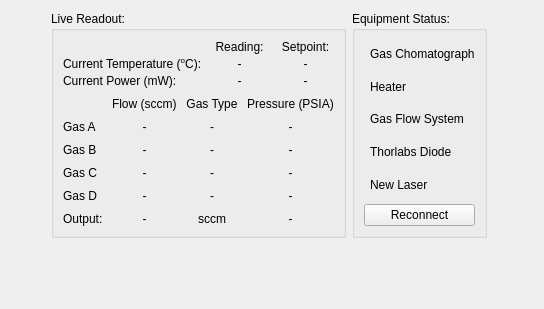
      <widget class="QWidget" name="tabLiveView">
       <attribute name="title">
        <string>Live View</string>
       </attribute>
       <layout class="QGridLayout" name="gridLayout_11" rowstretch="10,10,10">
        <item row="0" column="0">
         <spacer name="horizontalSpacer">
          <property name="orientation">
           <enum>Qt::Horizontal</enum>
          </property>
          <property name="sizeHint" stdset="0">
           <size>
            <width>40</width>
            <height>20</height>
           </size>
          </property>
         </spacer>
        </item>
        <item row="0" column="3">
         <spacer name="horizontalSpacer_2">
          <property name="orientation">
           <enum>Qt::Horizontal</enum>
          </property>
          <property name="sizeHint" stdset="0">
           <size>
            <width>40</width>
            <height>20</height>
           </size>
          </property>
         </spacer>
        </item>
        <item row="0" column="1">
         <widget class="QGroupBox" name="groupBox_3">
          <property name="sizePolicy">
           <sizepolicy hsizetype="Expanding" vsizetype="Expanding">
            <horstretch>0</horstretch>
            <verstretch>0</verstretch>
           </sizepolicy>
          </property>
          <property name="title">
           <string>Live Readout:</string>
          </property>
          <layout class="QVBoxLayout" name="verticalLayout_5">
           <item>
            <layout class="QVBoxLayout" name="verticalLiveReadout1_2" stretch="1,3">
             <property name="spacing">
              <number>9</number>
             </property>
             <item>
              <layout class="QGridLayout" name="gridLayout_6">
               <property name="verticalSpacing">
                <number>3</number>
               </property>
               <item row="0" column="1">
                <widget class="QLabel" name="label_31">
                 <property name="sizePolicy">
                  <sizepolicy hsizetype="Preferred" vsizetype="MinimumExpanding">
                   <horstretch>0</horstretch>
                   <verstretch>0</verstretch>
                  </sizepolicy>
                 </property>
                 <property name="layoutDirection">
                  <enum>Qt::LeftToRight</enum>
                 </property>
                 <property name="text">
                  <string>Reading:</string>
                 </property>
                 <property name="alignment">
                  <set>Qt::AlignCenter</set>
                 </property>
                </widget>
               </item>
               <item row="1" column="0">
                <widget class="QLabel" name="label_91">
                 <property name="sizePolicy">
                  <sizepolicy hsizetype="Preferred" vsizetype="MinimumExpanding">
                   <horstretch>0</horstretch>
                   <verstretch>0</verstretch>
                  </sizepolicy>
                 </property>
                 <property name="text">
                  <string>&lt;html&gt;&lt;head/&gt;&lt;body&gt;&lt;p&gt;Current Temperature (&lt;span style=&quot; vertical-align:super;&quot;&gt;o&lt;/span&gt;C):&lt;/p&gt;&lt;/body&gt;&lt;/html&gt;</string>
                 </property>
                </widget>
               </item>
               <item row="2" column="0">
                <widget class="QLabel" name="label_92">
                 <property name="sizePolicy">
                  <sizepolicy hsizetype="Preferred" vsizetype="MinimumExpanding">
                   <horstretch>0</horstretch>
                   <verstretch>0</verstretch>
                  </sizepolicy>
                 </property>
                 <property name="text">
                  <string>Current Power (mW):</string>
                 </property>
                </widget>
               </item>
               <item row="2" column="1">
                <widget class="QLabel" name="current_power_2">
                 <property name="sizePolicy">
                  <sizepolicy hsizetype="Preferred" vsizetype="MinimumExpanding">
                   <horstretch>0</horstretch>
                   <verstretch>0</verstretch>
                  </sizepolicy>
                 </property>
                 <property name="text">
                  <string>-</string>
                 </property>
                 <property name="alignment">
                  <set>Qt::AlignCenter</set>
                 </property>
                </widget>
               </item>
               <item row="1" column="1">
                <widget class="QLabel" name="current_temp_2">
                 <property name="sizePolicy">
                  <sizepolicy hsizetype="Preferred" vsizetype="MinimumExpanding">
                   <horstretch>0</horstretch>
                   <verstretch>0</verstretch>
                  </sizepolicy>
                 </property>
                 <property name="text">
                  <string>-</string>
                 </property>
                 <property name="alignment">
                  <set>Qt::AlignCenter</set>
                 </property>
                </widget>
               </item>
               <item row="0" column="2">
                <widget class="QLabel" name="label_34">
                 <property name="sizePolicy">
                  <sizepolicy hsizetype="Preferred" vsizetype="MinimumExpanding">
                   <horstretch>0</horstretch>
                   <verstretch>0</verstretch>
                  </sizepolicy>
                 </property>
                 <property name="layoutDirection">
                  <enum>Qt::LeftToRight</enum>
                 </property>
                 <property name="text">
                  <string>Setpoint:</string>
                 </property>
                 <property name="alignment">
                  <set>Qt::AlignCenter</set>
                 </property>
                </widget>
               </item>
               <item row="2" column="2">
                <widget class="QLabel" name="current_power_setpoint2">
                 <property name="sizePolicy">
                  <sizepolicy hsizetype="Preferred" vsizetype="MinimumExpanding">
                   <horstretch>0</horstretch>
                   <verstretch>0</verstretch>
                  </sizepolicy>
                 </property>
                 <property name="layoutDirection">
                  <enum>Qt::LeftToRight</enum>
                 </property>
                 <property name="text">
                  <string>-</string>
                 </property>
                 <property name="alignment">
                  <set>Qt::AlignCenter</set>
                 </property>
                </widget>
               </item>
               <item row="1" column="2">
                <widget class="QLabel" name="current_temp_setpoint2">
                 <property name="sizePolicy">
                  <sizepolicy hsizetype="Preferred" vsizetype="MinimumExpanding">
                   <horstretch>0</horstretch>
                   <verstretch>0</verstretch>
                  </sizepolicy>
                 </property>
                 <property name="layoutDirection">
                  <enum>Qt::LeftToRight</enum>
                 </property>
                 <property name="text">
                  <string>-</string>
                 </property>
                 <property name="alignment">
                  <set>Qt::AlignCenter</set>
                 </property>
                </widget>
               </item>
              </layout>
             </item>
             <item>
              <layout class="QGridLayout" name="gridLayout_10">
               <item row="0" column="1">
                <widget class="QLabel" name="label_71">
                 <property name="text">
                  <string>Flow (sccm)</string>
                 </property>
                </widget>
               </item>
               <item row="2" column="0">
                <widget class="QLabel" name="label_93">
                 <property name="text">
                  <string>Gas B</string>
                 </property>
                </widget>
               </item>
               <item row="5" column="1">
                <widget class="QLabel" name="current_gasE_flow_2">
                 <property name="text">
                  <string>-</string>
                 </property>
                 <property name="alignment">
                  <set>Qt::AlignCenter</set>
                 </property>
                </widget>
               </item>
               <item row="2" column="1">
                <widget class="QLabel" name="current_gasB_comp_2">
                 <property name="text">
                  <string>-</string>
                 </property>
                 <property name="alignment">
                  <set>Qt::AlignCenter</set>
                 </property>
                </widget>
               </item>
               <item row="5" column="2">
                <widget class="QLabel" name="label_96">
                 <property name="text">
                  <string>sccm</string>
                 </property>
                 <property name="alignment">
                  <set>Qt::AlignCenter</set>
                 </property>
                </widget>
               </item>
               <item row="2" column="2">
                <widget class="QLabel" name="current_gasB_type_2">
                 <property name="text">
                  <string>-</string>
                 </property>
                 <property name="alignment">
                  <set>Qt::AlignCenter</set>
                 </property>
                </widget>
               </item>
               <item row="0" column="2">
                <widget class="QLabel" name="label_70">
                 <property name="text">
                  <string>Gas Type</string>
                 </property>
                 <property name="alignment">
                  <set>Qt::AlignCenter</set>
                 </property>
                </widget>
               </item>
               <item row="3" column="1">
                <widget class="QLabel" name="current_gasC_comp_2">
                 <property name="text">
                  <string>-</string>
                 </property>
                 <property name="alignment">
                  <set>Qt::AlignCenter</set>
                 </property>
                </widget>
               </item>
               <item row="4" column="0">
                <widget class="QLabel" name="label_22">
                 <property name="text">
                  <string>Gas D</string>
                 </property>
                </widget>
               </item>
               <item row="1" column="0">
                <widget class="QLabel" name="label_72">
                 <property name="text">
                  <string>Gas A</string>
                 </property>
                </widget>
               </item>
               <item row="3" column="2">
                <widget class="QLabel" name="current_gasC_type_2">
                 <property name="text">
                  <string>-</string>
                 </property>
                 <property name="alignment">
                  <set>Qt::AlignCenter</set>
                 </property>
                </widget>
               </item>
               <item row="4" column="1">
                <widget class="QLabel" name="current_gasD_comp_2">
                 <property name="text">
                  <string>-</string>
                 </property>
                 <property name="alignment">
                  <set>Qt::AlignCenter</set>
                 </property>
                </widget>
               </item>
               <item row="5" column="0">
                <widget class="QLabel" name="label_95">
                 <property name="text">
                  <string>Output:</string>
                 </property>
                </widget>
               </item>
               <item row="3" column="0">
                <widget class="QLabel" name="label_94">
                 <property name="text">
                  <string>Gas C</string>
                 </property>
                </widget>
               </item>
               <item row="4" column="2">
                <widget class="QLabel" name="current_gasD_type_2">
                 <property name="text">
                  <string>-</string>
                 </property>
                 <property name="alignment">
                  <set>Qt::AlignCenter</set>
                 </property>
                </widget>
               </item>
               <item row="1" column="1">
                <widget class="QLabel" name="current_gasA_comp_2">
                 <property name="text">
                  <string>-</string>
                 </property>
                 <property name="alignment">
                  <set>Qt::AlignCenter</set>
                 </property>
                </widget>
               </item>
               <item row="1" column="2">
                <widget class="QLabel" name="current_gasA_type_2">
                 <property name="text">
                  <string>-</string>
                 </property>
                 <property name="alignment">
                  <set>Qt::AlignCenter</set>
                 </property>
                </widget>
               </item>
               <item row="0" column="3">
                <widget class="QLabel" name="label_29">
                 <property name="text">
                  <string>Pressure (PSIA)</string>
                 </property>
                 <property name="alignment">
                  <set>Qt::AlignCenter</set>
                 </property>
                </widget>
               </item>
               <item row="1" column="3">
                <widget class="QLabel" name="current_gasA_pressure_2">
                 <property name="text">
                  <string>-</string>
                 </property>
                 <property name="alignment">
                  <set>Qt::AlignCenter</set>
                 </property>
                </widget>
               </item>
               <item row="2" column="3">
                <widget class="QLabel" name="current_gasB_pressure_2">
                 <property name="text">
                  <string>-</string>
                 </property>
                 <property name="alignment">
                  <set>Qt::AlignCenter</set>
                 </property>
                </widget>
               </item>
               <item row="3" column="3">
                <widget class="QLabel" name="current_gasC_pressure_2">
                 <property name="text">
                  <string>-</string>
                 </property>
                 <property name="alignment">
                  <set>Qt::AlignCenter</set>
                 </property>
                </widget>
               </item>
               <item row="4" column="3">
                <widget class="QLabel" name="current_gasD_pressure_2">
                 <property name="text">
                  <string>-</string>
                 </property>
                 <property name="alignment">
                  <set>Qt::AlignCenter</set>
                 </property>
                </widget>
               </item>
               <item row="5" column="3">
                <widget class="QLabel" name="current_gasE_pressure_2">
                 <property name="text">
                  <string>-</string>
                 </property>
                 <property name="alignment">
                  <set>Qt::AlignCenter</set>
                 </property>
                </widget>
               </item>
              </layout>
             </item>
            </layout>
           </item>
          </layout>
         </widget>
        </item>
        <item row="0" column="2">
         <widget class="QGroupBox" name="groupBox_4">
          <property name="sizePolicy">
           <sizepolicy hsizetype="Expanding" vsizetype="Expanding">
            <horstretch>0</horstretch>
            <verstretch>0</verstretch>
           </sizepolicy>
          </property>
          <property name="title">
           <string>Equipment Status:</string>
          </property>
          <layout class="QGridLayout" name="gridLayout_12" columnstretch="1,4">
           <item row="0" column="1">
            <widget class="QLabel" name="label_23">
             <property name="text">
              <string>Gas Chomatograph</string>
             </property>
            </widget>
           </item>
           <item row="3" column="0">
            <widget class="LedIndicator" name="gas_Status" native="true">
             <property name="styleSheet">
              <string notr="true">background-color:black</string>
             </property>
            </widget>
           </item>
           <item row="4" column="0">
            <widget class="LedIndicator" name="diode_Status" native="true">
             <property name="styleSheet">
              <string notr="true">background-color:black</string>
             </property>
            </widget>
           </item>
           <item row="5" column="0">
            <widget class="LedIndicator" name="widget_4" native="true">
             <property name="autoFillBackground">
              <bool>false</bool>
             </property>
             <property name="styleSheet">
              <string notr="true">background-color:black</string>
             </property>
            </widget>
           </item>
           <item row="0" column="0">
            <widget class="LedIndicator" name="gc_Status" native="true">
             <property name="styleSheet">
              <string notr="true">background-color:black</string>
             </property>
            </widget>
           </item>
           <item row="6" column="0" colspan="2">
            <widget class="QPushButton" name="eqpt_ReconnectBut">
             <property name="text">
              <string>Reconnect</string>
             </property>
            </widget>
           </item>
           <item row="4" column="1">
            <widget class="QLabel" name="label_25">
             <property name="text">
              <string>Thorlabs Diode</string>
             </property>
            </widget>
           </item>
           <item row="5" column="1">
            <widget class="QLabel" name="label_27">
             <property name="text">
              <string>New Laser</string>
             </property>
            </widget>
           </item>
           <item row="3" column="1">
            <widget class="QLabel" name="label_26">
             <property name="text">
              <string>Gas Flow System</string>
             </property>
            </widget>
           </item>
           <item row="2" column="0">
            <widget class="LedIndicator" name="heater_Status" native="true">
             <property name="styleSheet">
              <string notr="true">background-color:black</string>
             </property>
            </widget>
           </item>
           <item row="2" column="1">
            <widget class="QLabel" name="label_24">
             <property name="text">
              <string>Heater</string>
             </property>
            </widget>
           </item>
          </layout>
         </widget>
        </item>
        <item row="1" column="2">
         <spacer name="verticalSpacer">
          <property name="orientation">
           <enum>Qt::Vertical</enum>
          </property>
          <property name="sizeHint" stdset="0">
           <size>
            <width>20</width>
            <height>40</height>
           </size>
          </property>
         </spacer>
        </item>
        <item row="2" column="2" colspan="2">
         <widget class="QLabel" name="label_37">
          <property name="text">
           <string/>
          </property>
          <property name="pixmap">
           <pixmap>style_guide/drawing.svg</pixmap>
          </property>
          <property name="scaledContents">
           <bool>false</bool>
          </property>
          <property name="alignment">
           <set>Qt::AlignBottom|Qt::AlignRight|Qt::AlignTrailing</set>
          </property>
         </widget>
        </item>
       </layout>
      </widget>
